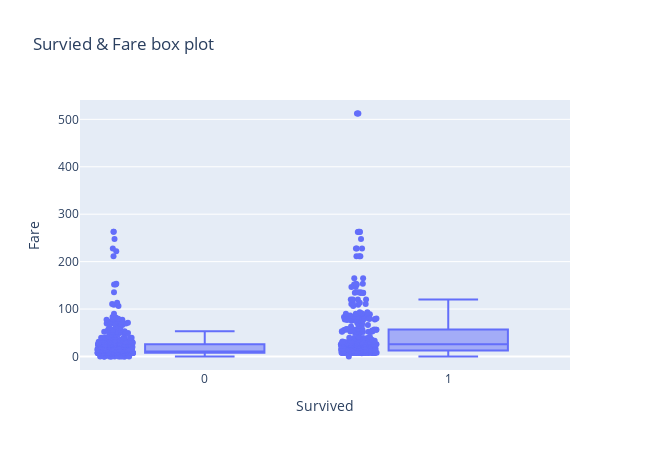

Notebook code cell kept with this figure:
### Code cell
fig = px.box(train_data, x = 'Survived', y = 'Fare', points='all', height=450, width=650, title = 'Survied & Fare box plot')
fig.show()

### Figure 1 — Plotly figure (JSON) as saved in the notebook; plotly's stock layout.template omitted (floating-point values rounded to 4 significant figures; data arrays with more than 128 entries replaced by an {"elided": "..."} marker saying what was removed)
{"data": [{"alignmentgroup": "True", "boxpoints": "all", "hovertemplate": "Survived=%{x}<br>Fare=%{y}<extra></extra>", "legendgroup": "", "marker": {"color": "#636efa"}, "name": "", "notched": false, "offsetgroup": "", "orientation": "v", "showlegend": false, "type": "box", "x": {"elided": "891 int values"}, "x0": " ", "xaxis": "x", "y": {"elided": "891 float values"}, "y0": " ", "yaxis": "y"}], "layout": {"boxmode": "group", "height": 450, "legend": {"tracegroupgap": 0}, "title": {"text": "Survied & Fare box plot"}, "width": 650, "xaxis": {"anchor": "y", "autorange": true, "domain": [0, 1], "range": [-0.5123, 1.5], "title": {"text": "Survived"}, "type": "linear"}, "yaxis": {"anchor": "x", "autorange": true, "domain": [0, 1], "range": [-28.46, 540.8], "title": {"text": "Fare"}, "type": "linear"}}}
